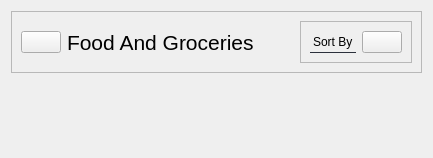
         <widget class="QWidget" name="foodInvPage">
          <layout class="QVBoxLayout" name="verticalLayout_5">
           <item>
            <widget class="QFrame" name="headerFrame_7">
             <property name="styleSheet">
              <string notr="true">QFrame{
	border-bottom: 1px solid rgb(131, 142, 162);
}
QLabel{
border: none
}</string>
             </property>
             <property name="frameShape">
              <enum>QFrame::StyledPanel</enum>
             </property>
             <property name="frameShadow">
              <enum>QFrame::Raised</enum>
             </property>
             <layout class="QHBoxLayout" name="horizontalLayout_45">
              <item>
               <widget class="QPushButton" name="backBtn_4">
                <property name="text">
                 <string/>
                </property>
                <property name="icon">
                 <iconset resource="../Images/resources.qrc">
                  <normaloff>:/white /White Icons/arrow-left-circle.svg</normaloff>:/white /White Icons/arrow-left-circle.svg</iconset>
                </property>
                <property name="iconSize">
                 <size>
                  <width>30</width>
                  <height>30</height>
                 </size>
                </property>
               </widget>
              </item>
              <item>
               <widget class="QLabel" name="label_72">
                <property name="font">
                 <font>
                  <pointsize>16</pointsize>
                 </font>
                </property>
                <property name="text">
                 <string>Food And Groceries</string>
                </property>
               </widget>
              </item>
              <item>
               <spacer name="horizontalSpacer_4">
                <property name="orientation">
                 <enum>Qt::Horizontal</enum>
                </property>
                <property name="sizeHint" stdset="0">
                 <size>
                  <width>40</width>
                  <height>20</height>
                 </size>
                </property>
               </spacer>
              </item>
              <item alignment="Qt::AlignRight">
               <widget class="QFrame" name="frame_35">
                <property name="styleSheet">
                 <string notr="true">border-bottom: 1px solid rgb(44, 49, 60)</string>
                </property>
                <property name="frameShape">
                 <enum>QFrame::StyledPanel</enum>
                </property>
                <property name="frameShadow">
                 <enum>QFrame::Raised</enum>
                </property>
                <layout class="QHBoxLayout" name="horizontalLayout_46">
                 <item>
                  <widget class="QLabel" name="label_74">
                   <property name="text">
                    <string>Sort By</string>
                   </property>
                  </widget>
                 </item>
                 <item>
                  <widget class="QPushButton" name="sortBtn_4">
                   <property name="text">
                    <string/>
                   </property>
                   <property name="icon">
                    <iconset resource="../Images/resources.qrc">
                     <normaloff>:/white /White Icons/sliders.svg</normaloff>:/white /White Icons/sliders.svg</iconset>
                   </property>
                   <property name="iconSize">
                    <size>
                     <width>24</width>
                     <height>24</height>
                    </size>
                   </property>
                  </widget>
                 </item>
                </layout>
               </widget>
              </item>
             </layout>
            </widget>
           </item>
           <item>
            <widget class="QScrollArea" name="scrollArea_5">
             <property name="styleSheet">
              <string notr="true">border:none;
color: rgb(44, 49, 60);</string>
             </property>
             <property name="widgetResizable">
              <bool>true</bool>
             </property>
             <widget class="QWidget" name="FoodScrollAreaWidgetContents">
              <property name="geometry">
               <rect>
                <x>0</x>
                <y>0</y>
                <width>756</width>
                <height>304</height>
               </rect>
              </property>
             </widget>
            </widget>
           </item>
          </layout>
         </widget>
